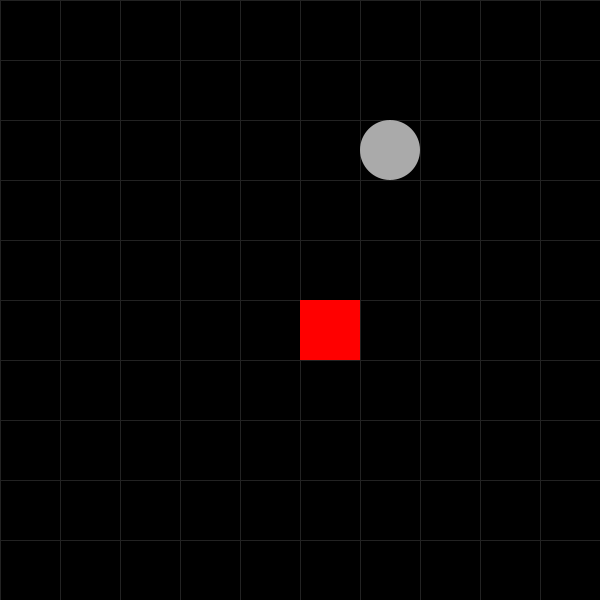
Frame 1 (no input)
Frame 60 (the mouse pressed at the canvas centre just before this capture): identical to frame 1, image omitted
Frame 120 (the mouse held since frame 60 and released just before this capture): identical to frame 1, image omitted

The Processing sketch that drew this single still picture (run headless with seeded random() and noise(); from frame 60 on, the mouse is pressed at the canvas centre):

// Processing sketch: module_opgave_3
// ── module_opgave_3.pde
// Moduleopgave 3
// Alexander James Becoy
// 13-9-2017

int robotX, robotY;
int boxLength;
int payloadX, payloadY;
boolean retrieve = false;

void setup() {
  size(600, 600);
  
  boxLength = width / 10;
  
  robotX = width / 2;
  robotY = height / 2;
  
  payloadX = boxLength * (int)random(10);
  payloadY = boxLength * (int)random(10);
}

void draw() {
  background(0);
  
  // Decoratie
  for(int i = 0; i < 10; i++) {
    stroke(#222222);
    line(boxLength * i, 0, boxLength * i, height);
  }
  for(int i = 0; i < 10; i++) {
    line(0, boxLength * i, width, boxLength * i);
  }
  
  noStroke();
  fill(#ff0000);
  rect(robotX, robotY, boxLength, boxLength);
  
  if(retrieve) {
    fill(#FFFFFF);
    payloadX = robotX;
    payloadY = robotY;
  } else {
    fill(#AAAAAA);
  }
  
  ellipseMode(LEFT);
  ellipse(payloadX, payloadY, boxLength, boxLength);
  
}

void keyPressed() {
  if(key == CODED)
  {
    if (keyCode == UP && robotY > 0)
      robotY -= boxLength;
    else if (keyCode == DOWN && robotY < height - boxLength)
      robotY += boxLength;
    else if (keyCode == LEFT && robotX > 0)
      robotX -= boxLength;
    else if(keyCode == RIGHT && robotX < width - boxLength)
      robotX += boxLength;
  }
  else if (key == 10 && robotX == payloadX && robotY == payloadY)
    retrieve = !retrieve;
}
